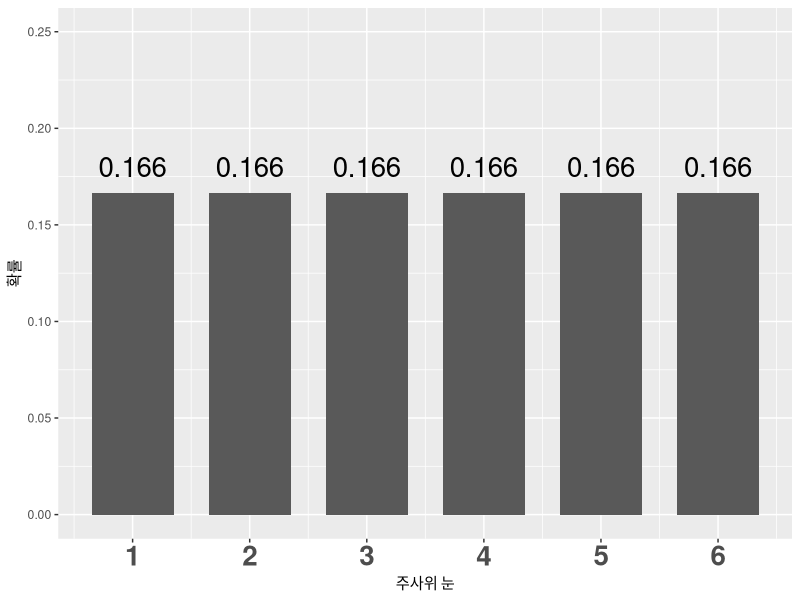
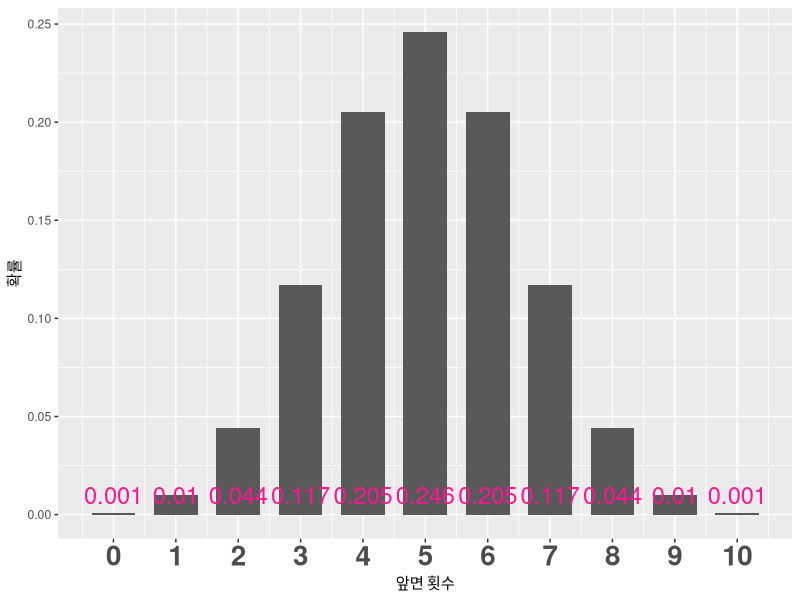
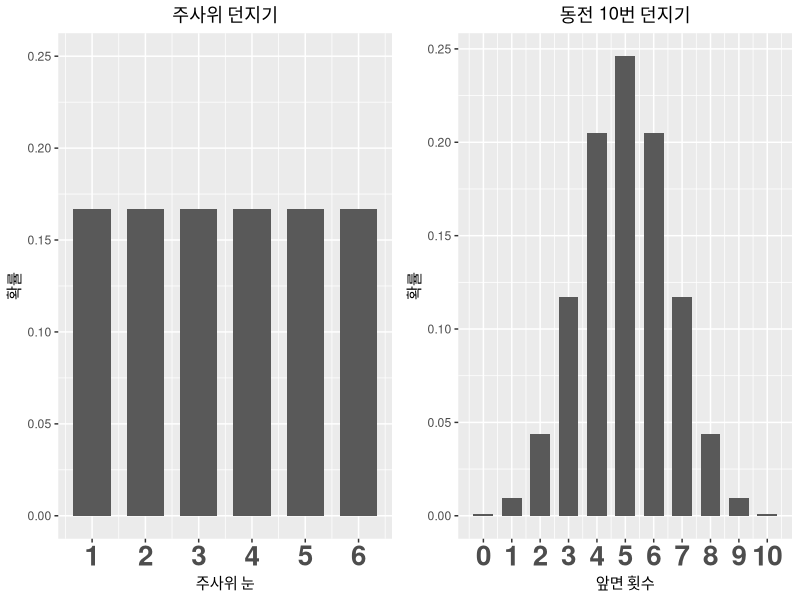
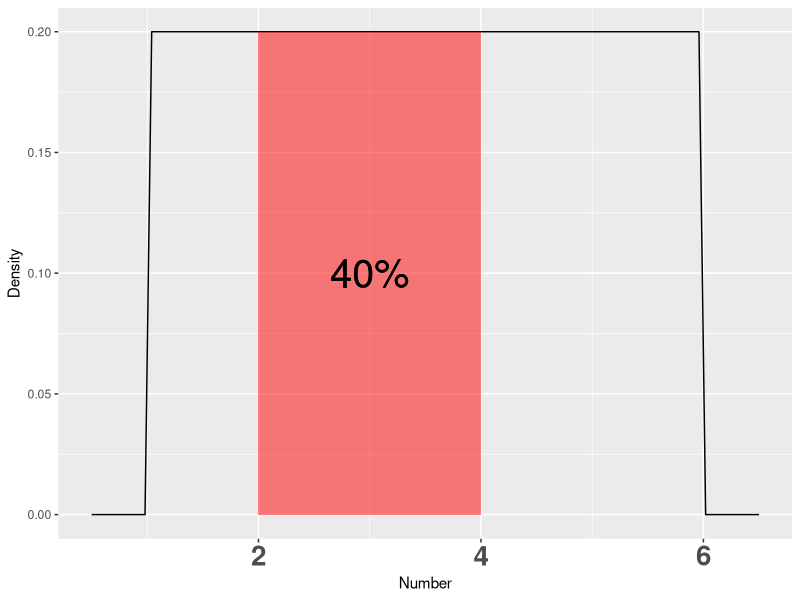
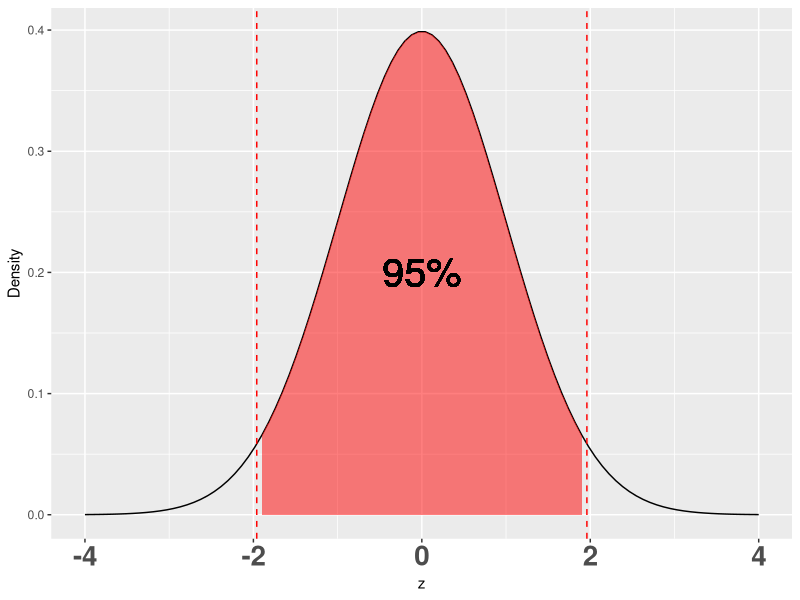
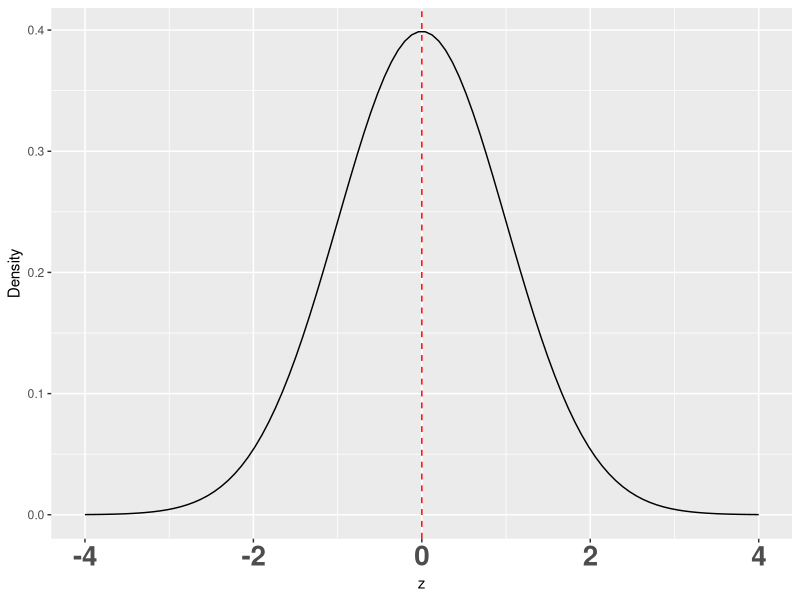
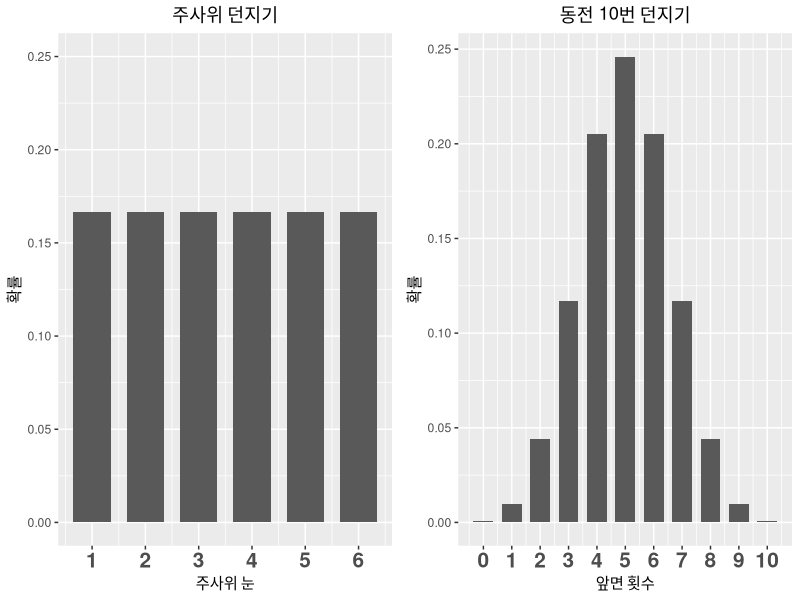
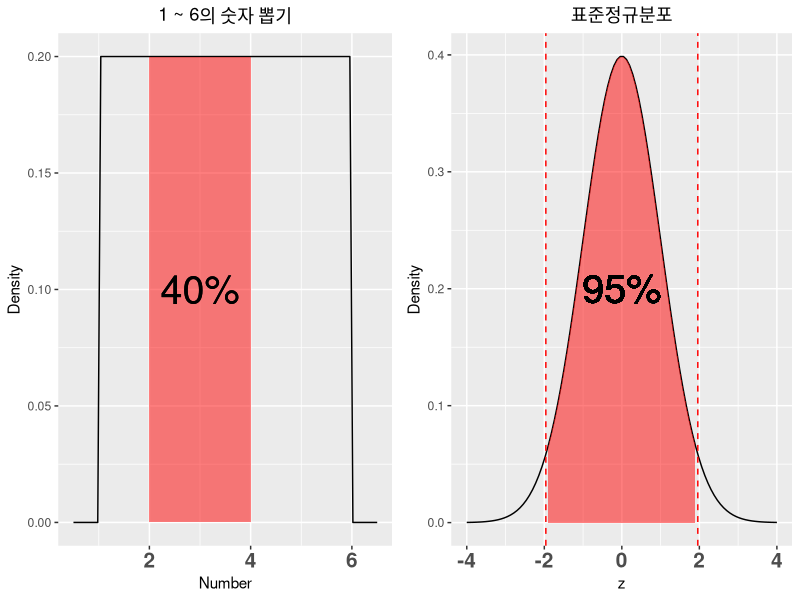

These figures' R source, in order:
## ---- chunk 1
library(ggplot2);library(gridExtra)
n=0:10
f1=data.frame(n=1:6, p=rep(1/6,6))
g1=ggplot(f1,aes(n,p))+geom_bar(stat = "identity",width=0.7)+xlab("주사위 눈")+ylab("확률")+scale_x_continuous(breaks=1:6)+ylim(0,0.25)+geom_text(data = NULL, x = c(1,2,3,4,5,6), y = 0.18, label = "0.166",size=7)+theme(axis.text.x = element_text(size=20,face='bold'))
grid.arrange(g1)
## ---- chunk 2
library(ggplot2);library(gridExtra)
n=0:10
f2=data.frame(n,p=dbinom(n,10,0.5))
g2=ggplot(f2,aes(n,p))+geom_bar(stat = "identity",width=0.7)+xlab("앞면 횟수")+ylab("확률")+scale_x_continuous(breaks=0:10)+geom_text(data = NULL, x = c(0:10), y = 0.01, label = c("0.001", "0.01", "0.044", "0.117", "0.205", "0.246", "0.205", "0.117", "0.044", "0.01", "0.001"),size=6, colour='deeppink')+theme(axis.text.x = element_text(size=20,face='bold'))
grid.arrange(g2)
## ---- chunk 3
library(ggplot2);library(gridExtra)
n=0:10
f1=data.frame(n=1:6,p=rep(1/6,6))
f2=data.frame(n,p=dbinom(n,10,0.5))
g1=ggplot(f1,aes(n,p))+geom_bar(stat = "identity",width=0.7)+xlab("주사위 눈")+ylab("확률")+scale_x_continuous(breaks=1:6)+ylim(0,0.25)+ggtitle("주사위 던지기")+theme(plot.title = element_text(hjust = 0.5))+theme(axis.text.x = element_text(size=20,face='bold'))
g2=ggplot(f2,aes(n,p))+geom_bar(stat = "identity",width=0.7)+xlab("앞면 횟수")+ylab("확률")+scale_x_continuous(breaks=0:10)+ggtitle("동전 10번 던지기")+theme(plot.title = element_text(hjust = 0.5))+theme(axis.text.x = element_text(size=20,face='bold'))
grid.arrange( g1, g2, ncol=2)
## ---- chunk 4
g3= ggplot(data.frame(x=c(0.5,6.5)), aes(x=x)) + stat_function(fun=dunif, args=list(min = 1, max = 6), colour="black") + geom_ribbon(aes(x=c(2,4),ymin=0, ymax=1/5),fill="red",alpha=0.5)+geom_text(data = NULL, x = 3, y = 0.1, label = "40%",size=10)+xlab("Number")+ylab("Density")+theme(axis.text.x =element_text(size=20,face='bold'))
grid.arrange(g3)
## ---- chunk 5
z=seq(-4, 4, length=100)
f3=data.frame(z, p=dnorm(z))
g3=ggplot(f3,aes(z,p))+geom_line()+xlab("z")+ylab("Density")+ geom_ribbon(data=subset(f3, z>-1.96 & z<1.96),aes(x=z,ymax=p),ymin=0,fill="red", alpha=0.5)+geom_text(data = NULL, x = 0, y = 0.2, label = "95%",size=10)+geom_vline(xintercept = c(-1.96,1.96), color = "red", linetype = 2)+theme(axis.text.x =element_text(size=20,face='bold'))
grid.arrange(g3)
## ---- chunk 6
z=seq(-4, 4, length=100)
f3=data.frame(z, p=dnorm(z))
g3=ggplot(f3,aes(z,p))+geom_line()+xlab("z")+ylab("Density")+geom_vline(xintercept = 0, color = "red", linetype = 2)+theme(axis.text.x =element_text(size=20,face='bold'))
grid.arrange(g3)
## ---- chunk 7
library(ggplot2);library(gridExtra)
n=0:10
f1=data.frame(n=1:6,p=rep(1/6,6))
f2=data.frame(n,p=dbinom(n,10,0.5))
g1=ggplot(f1,aes(n,p))+geom_bar(stat = "identity",width=0.7)+xlab("주사위 눈")+ylab("확률")+scale_x_continuous(breaks=1:6)+ylim(0,0.25)+ggtitle("주사위 던지기")+theme(plot.title = element_text(hjust = 0.5))+theme(axis.text.x = element_text(size=15,face='bold'))
g2=ggplot(f2,aes(n,p))+geom_bar(stat = "identity",width=0.7)+xlab("앞면 횟수")+ylab("확률")+scale_x_continuous(breaks=0:10)+ggtitle("동전 10번 던지기")+theme(plot.title = element_text(hjust = 0.5))+theme(axis.text.x = element_text(size=15,face='bold'))
grid.arrange( g1, g2, ncol=2)
## ---- chunk 8
g3= ggplot(data.frame(x=c(0.5,6.5)), aes(x=x)) + stat_function(fun=dunif, args=list(min = 1, max = 6), colour="black") + geom_ribbon(aes(x=c(2,4),ymin=0, ymax=1/5),fill="red",alpha=0.5)+geom_text(data = NULL, x = 3, y = 0.1, label = "40%",size=10)+xlab("Number")+ylab("Density")+theme(axis.text.x =element_text(size=15,face='bold'))+ggtitle("1 ~ 6의 숫자 뽑기")+theme(plot.title = element_text(hjust = 0.5))
z=seq(-4, 4, length=100)
f3=data.frame(z, p=dnorm(z))
g4=ggplot(f3,aes(z,p))+geom_line()+xlab("z")+ylab("Density")+ geom_ribbon(data=subset(f3, z>-1.96 & z<1.96),aes(x=z,ymax=p),ymin=0,fill="red", alpha=0.5)+geom_text(data = NULL, x = 0, y = 0.2, label = "95%",size=10)+geom_vline(xintercept = c(-1.96,1.96), color = "red", linetype = 2)+theme(axis.text.x =element_text(size=15,face='bold'))+ggtitle("표준정규분포")+theme(plot.title = element_text(hjust = 0.5))
grid.arrange(g3,g4, ncol=2)
## ---- chunk 9
p=seq(0.2,0.6,0.001)
L=choose(1000,400)*p^400*(1-p)^600
g5=ggplot(data.frame(p,L),aes(p,L))+geom_line()+xlab(expression(italic(p)))+ylab(expression(italic(L)))+theme(axis.text.x =element_text(size=15,face='bold'))
grid.arrange(g5)
## ---- chunk 10
mu=seq(178,182,0.01)
L=1/sqrt(2*pi)^5 * exp(-((mu-178)^2+(mu-179)^2++(mu-180)^2+(mu-181)^2++(mu-182)^2)/2)
ggplot(data.frame(mu,L),aes(mu,L))+geom_line()+xlab(expression(paste("실제 키(",mu,")",sep="")))+ylab(expression(italic(L)))+theme(axis.text.x =element_text(size=15,face='bold'))
## ---- chunk 11
library(ggplot2);library(gridExtra)
coin_plot=function(n=10,xl=c(0,10)){
  bin=1:n
  coinplot=ggplot(data.frame(bin,p=dbinom(bin,max(bin),0.5)),aes(bin,p))+geom_bar(stat = "identity",width=0.7)+xlab("앞면 횟수")+ylab("확률")+ggtitle(paste("동전 ",max(bin),"번 던지기",sep=""))+xlim(xl)+theme(plot.title = element_text(hjust = 0.5))+theme(axis.text.x = element_text(size=15,face='bold'))
  return(coinplot)
}

z=seq(450,550)
nplot=ggplot(data.frame(z,p=dnorm(z,mean=500,sd=sqrt(250))),aes(z,p))+geom_line()+ggtitle(expression(paste("정규분포: ",italic(N)(500,250),sep="")))+xlab(expression(z))+ylab("Density")+theme(plot.title = element_text(hjust = 0.5))+theme(axis.text.x = element_text(size=15,face='bold'))

grid.arrange(coin_plot(100,xl=c(30,70)),coin_plot(500,xl=c(215,285)),coin_plot(1000,xl=c(450,550)),nplot, ncol=2)

## ---- chunk 12
ju_plot=function(n=10,xl=c(0,10)){
  bin=1:n
  coinplot=ggplot(data.frame(bin,p=dbinom(bin,max(bin),1/6)),aes(bin,p))+geom_bar(stat = "identity",width=0.7)+xlab("1이 나온 횟수")+ylab("확률")+ggtitle(paste("주사위 ",max(bin),"번 던지기",sep=""))+xlim(xl)+theme(plot.title = element_text(hjust = 0.5))+theme(axis.text.x = element_text(size=15,face='bold'))
  return(coinplot)
}

ju_plot2=function(n=10,xl=c(0,10)){
  bin=1:n
  coinplot=ggplot(data.frame(bin,p=dbinom(bin,max(bin),1/6)),aes(bin,p))+geom_bar(stat = "identity",width=0.7)+xlab("1이 나온 횟수")+ylab("확률")+ggtitle(paste("주사위 ",max(bin),"번 던지기",sep=""))+xlim(xl)+theme(plot.title = element_text(hjust = 0.5))+theme(axis.text.x = element_text(size=15,face='bold'))+scale_x_continuous(breaks=c(0,2,4,6,8,10))
  return(coinplot)
}

z=seq(60,140)
jnplot=ggplot(data.frame(z,p=dnorm(z,mean=100,sd=sqrt(250/3))),aes(z,p))+geom_line()+ggtitle(expression(paste("정규분포: ",italic(N)(100,83.3),sep="")))+xlab(expression(z))+ylab("Density")+theme(plot.title = element_text(hjust = 0.5))+theme(axis.text.x = element_text(size=15,face='bold'))

grid.arrange(ju_plot2(10,xl=c(0,10)),ju_plot(60,xl=c(0,20)),ju_plot(600,xl=c(60,140)),jnplot, ncol=2)

## ---- chunk 13
sample_mean=function(n=10){
  x=rbinom(n,1,0.4)
  return(mean(x))
}


f1=data.frame(n=c("앞면","뒷면"),p=c(0.4,0.6))
g1=ggplot(f1,aes(n,p))+geom_bar(stat = "identity",width=0.3) +ylab("확률")+ggtitle("일그러진 동전의 확률분포")+annotate("text",  x=Inf, y = Inf, label ="평균: 0.4\n분산: 0.24", vjust=1.5, hjust=1)+theme(plot.title = element_text(hjust = 0.5))+theme(axis.text.x = element_text(size=15,face='bold'))


xl=c(0,0.8)
mean_vec=sapply(1:10000,function(x){sample_mean(10)})
legends=paste("평균: ",round(mean(mean_vec),2),"\n분산: ",round(var(mean_vec),4),sep="")
g2=ggplot(data.frame(mean_vec),aes(mean_vec))+geom_histogram(aes(y=..density..),bins=20)+xlim(xl)+xlab("표본평균")+ggtitle("10번 던진 평균들의 분포")+ylab("Density")+annotate("text",  x=Inf, y = Inf, label = legends, vjust=1.5, hjust=1)+theme(plot.title = element_text(hjust = 0.5))+theme(axis.text.x = element_text(size=15,face='bold'))

mean_vec=sapply(1:10000,function(x){sample_mean(30)})
legends=paste("평균: ",round(mean(mean_vec),2),"\n분산: ",round(var(mean_vec),4),sep="")
g3=ggplot(data.frame(mean_vec),aes(mean_vec))+geom_histogram(aes(y=..density..),bins=40)+xlim(xl)+xlab("표본평균")+ggtitle("30번 던진 평균들의 분포")+ylab("Density")+annotate("text",  x=Inf, y = Inf, label = legends, vjust=1.5, hjust=1)+theme(plot.title = element_text(hjust = 0.5))+theme(axis.text.x = element_text(size=15,face='bold'))

mean_vec=sapply(1:10000,function(x){sample_mean(100)})
legends=paste("평균: ",round(mean(mean_vec),2),"\n분산: ",round(var(mean_vec),4),sep="")
g4=ggplot(data.frame(mean_vec),aes(mean_vec))+geom_histogram(aes(y=..density..),bins=90)+geom_density()+xlim(xl)+xlab("표본평균")+ggtitle("100번 던진 평균들의 분포")+ylab("Density")+annotate("text",  x=Inf, y = Inf, label = legends, vjust=1.5, hjust=1)+theme(plot.title = element_text(hjust = 0.5))+theme(axis.text.x = element_text(size=15,face='bold'))

grid.arrange(g1,g2,g3,g4)
## ---- chunk 14
sample_mean=function(n=10){
  x=sample(1:6,n,replace=T)
  return(mean(x))
}

f1=data.frame(n=1:6,p=rep(1/6,6))
g1=ggplot(f1,aes(n,p))+geom_bar(stat = "identity",width=0.7)+xlab("주사위 눈")+ylab("확률")+scale_x_continuous(breaks=1:6)+ylim(0,0.25)+ggtitle("주사위 눈의 확률분포")+annotate("text",  x=Inf, y = Inf, label ="평균: 3.5\n분산: 2.92", vjust=1.5, hjust=1)+theme(plot.title = element_text(hjust = 0.5))+theme(axis.text.x = element_text(size=15,face='bold'))

xl=c(2,5)
mean_vec=sapply(1:10000,function(x){sample_mean(10)})
legends=paste("평균: ",round(mean(mean_vec),2),"\n분산: ",round(var(mean_vec),3),sep="")
g2=ggplot(data.frame(mean_vec),aes(mean_vec))+geom_histogram(aes(y=..density..),bins=30)+geom_density()+xlim(xl)+xlab("표본평균")+ggtitle("10번 던진 평균들의 분포")+ylab("Density")+annotate("text",  x=Inf, y = Inf, label = legends, vjust=1.5, hjust=1)+theme(plot.title = element_text(hjust = 0.5))+theme(axis.text.x = element_text(size=15,face='bold'))

mean_vec=sapply(1:10000,function(x){sample_mean(30)})
legends=paste("평균: ",round(mean(mean_vec),2),"\n분산: ",round(var(mean_vec),3),sep="")
g3=ggplot(data.frame(mean_vec),aes(mean_vec))+geom_histogram(aes(y=..density..),bins=45)+geom_density()+xlim(xl)+xlab("표본평균")+ggtitle("30번 던진 평균들의 분포")+ylab("Density")+annotate("text",  x=Inf, y = Inf, label = legends, vjust=1.5, hjust=1)+theme(plot.title = element_text(hjust = 0.5))+theme(axis.text.x = element_text(size=15,face='bold'))

mean_vec=sapply(1:10000,function(x){sample_mean(100)})
legends=paste("평균: ",round(mean(mean_vec),2),"\n분산: ",round(var(mean_vec),3),sep="")
g4=ggplot(data.frame(mean_vec),aes(mean_vec))+geom_histogram(aes(y=..density..),bins=60)+geom_density()+xlim(xl)+xlab("표본평균")+ggtitle("100번 던진 평균들의 분포")+ylab("Density")+annotate("text",  x=Inf, y = Inf, label = legends, vjust=1.5, hjust=1)+theme(plot.title = element_text(hjust = 0.5))+theme(axis.text.x = element_text(size=15,face='bold'))

grid.arrange(g1,g2,g3,g4)
## ---- chunk 15
sample_mean=function(n=30){
  x=rnorm(n)
  return(mean(x))
}

z=seq(-4, 4,0.01)
f3=data.frame(z, p=dnorm(z))
g1=ggplot(f3,aes(z,p))+geom_line()+xlab("z")+ylab("Density")+ggtitle("표준 정규분포의 확률분포")+annotate("text",  x=Inf, y = Inf, label ="평균: 0\n분산: 1", vjust=1.5, hjust=1)+theme(plot.title = element_text(hjust = 0.5))+theme(axis.text.x = element_text(size=15,face='bold'))

xl=c(-.75,.75)
mean_vec=sapply(1:10000,function(x){sample_mean(10)})
legends=paste("평균: ",round(mean(mean_vec),2),"\n분산: ",round(var(mean_vec),3),sep="")
g2=ggplot(data.frame(mean_vec),aes(mean_vec))+geom_histogram(aes(y=..density..),bins=30)+geom_density()+xlim(xl)+xlab("표본평균")+ggtitle("10번 던진 평균들의 분포")+ylab("Density")+annotate("text",  x=Inf, y = Inf, label = legends, vjust=1.5, hjust=1)+theme(plot.title = element_text(hjust = 0.5))+theme(axis.text.x = element_text(size=15,face='bold'))

mean_vec=sapply(1:10000,function(x){sample_mean(30)})
legends=paste("평균: ",round(mean(mean_vec),2),"\n분산: ",round(var(mean_vec),3),sep="")
g3=ggplot(data.frame(mean_vec),aes(mean_vec))+geom_histogram(aes(y=..density..),bins=45)+geom_density()+xlim(xl)+xlab("표본평균")+ggtitle("30번 던진 평균들의 분포")+ylab("Density")+annotate("text",  x=Inf, y = Inf, label = legends, vjust=1.5, hjust=1)+theme(plot.title = element_text(hjust = 0.5))+theme(axis.text.x = element_text(size=15,face='bold'))

mean_vec=sapply(1:10000,function(x){sample_mean(100)})
legends=paste("평균: ",round(mean(mean_vec),2),"\n분산: ",round(var(mean_vec),3),sep="")
g4=ggplot(data.frame(mean_vec),aes(mean_vec))+geom_histogram(aes(y=..density..),bins=80)+geom_density()+xlim(xl)+xlab("표본평균")+ggtitle("100번 던진 평균들의 분포")+ylab("Density")+ylab("Density")+annotate("text",  x=Inf, y = Inf, label = legends, vjust=1.5, hjust=1)+theme(plot.title = element_text(hjust = 0.5))+theme(axis.text.x = element_text(size=15,face='bold'))

grid.arrange(g1,g2,g3,g4)
## ---- chunk 16
sample_mean=function(n=30){
  x=rchisq(n,df=1)
  return(mean(x))
}

z=seq(0.5, 8,0.01)
f3=data.frame(z, p=dchisq(z,df=1))
g1=ggplot(f3,aes(z,p))+geom_line()+xlab("z")+ylab("Density")+ggtitle("카이제곱분포(자유도 1) 의 확률분포")+annotate("text",  x=Inf, y = Inf, label ="평균: 1\n분산: 2", vjust=1.5, hjust=1)+theme(plot.title = element_text(hjust = 0.5))+theme(axis.text.x = element_text(size=15,face='bold'))

xl=c(0,2)
mean_vec=sapply(1:10000,function(x){sample_mean(10)})
legends=paste("평균: ",round(mean(mean_vec),2),"\n분산: ",round(var(mean_vec),3),sep="")
g2=ggplot(data.frame(mean_vec),aes(mean_vec))+geom_histogram(aes(y=..density..),bins=50)+geom_density()+xlim(xl)+xlab("표본평균")+ggtitle("10번 던진 평균들의 분포")+ylab("Density")+annotate("text",  x=Inf, y = Inf, label = legends, vjust=1.5, hjust=1)+theme(plot.title = element_text(hjust = 0.5))+theme(axis.text.x = element_text(size=15,face='bold'))

mean_vec=sapply(1:10000,function(x){sample_mean(30)})
legends=paste("평균: ",round(mean(mean_vec),2),"\n분산: ",round(var(mean_vec),3),sep="")
g3=ggplot(data.frame(mean_vec),aes(mean_vec))+geom_histogram(aes(y=..density..),bins=100)+geom_density()+xlim(xl)+xlab("표본평균")+ggtitle("30번 던진 평균들의 분포")+ylab("Density")+annotate("text",  x=Inf, y = Inf, label = legends, vjust=1.5, hjust=1)+theme(plot.title = element_text(hjust = 0.5))+theme(axis.text.x = element_text(size=15,face='bold'))

mean_vec=sapply(1:10000,function(x){sample_mean(100)})
legends=paste("평균: ",round(mean(mean_vec),2),"\n분산: ",round(var(mean_vec),3),sep="")
g4=ggplot(data.frame(mean_vec),aes(mean_vec))+geom_histogram(aes(y=..density..),bins=200)+geom_density()+xlim(xl)+xlab("표본평균")+ggtitle("100번 던진 평균들의 분포")+ylab("Density")+annotate("text",  x=Inf, y = Inf, label = legends, vjust=1.5, hjust=1)+theme(plot.title = element_text(hjust = 0.5))+theme(axis.text.x = element_text(size=15,face='bold'))

grid.arrange(g1,g2,g3,g4)
## ---- chunk 17
sample_mean=function(n=10){
  x=rbinom(n,1,0.4)
  return(mean(x))
}

z=seq(0,0.8,0.01)
d10=dnorm(z,mean=0.4,sd=sqrt(0.024))
d30=dnorm(z,mean=0.4,sd=sqrt(0.008))
d100=dnorm(z,mean=0.4,sd=sqrt(0.0024))
pct10=1-2*pnorm(0.2,mean=0.4,sd=sqrt(0.024));pct10=paste(round(100*pct10,1),"%",sep="")
pct30=1-2*pnorm(0.2,mean=0.4,sd=sqrt(0.008));pct30=paste(round(100*pct30,1),"%",sep="")
pct100=1-2*pnorm(0.2,mean=0.4,sd=sqrt(0.0024));pct100=paste(round(100*pct100,3),"%",sep="")


f1=data.frame(n=c("앞면","뒷면"),p=c(0.4,0.6))
g1=ggplot(f1,aes(n,p))+geom_bar(stat = "identity",width=0.3) +ylab("확률")+ggtitle("찌그러진 동전 던지기의 확률분포")+annotate("text",  x=Inf, y = Inf, label ="평균: 0.4\n분산: 0.24", vjust=1.5, hjust=1)


xl=c(0,0.8)
g2=ggplot(data.frame(z,d10),aes(z,d10))+geom_line()+xlim(xl)+xlab("표본평균")+ggtitle("10번 던진 평균들")+ylab("Density")+ geom_ribbon(data=subset(data.frame(z,d10), z>=0.2 & z<=0.6),aes(x=z,ymax=d10),ymin=0,fill="red", alpha=0.5)+geom_text(data = NULL, x = 0.4, y = 0.4, label = pct10,size=6)+theme(plot.title = element_text(hjust = 0.5))+theme(axis.text.x = element_text(size=15,face='bold'))+geom_vline(xintercept = 0.6, color = "red", linetype = 2)

g3=ggplot(data.frame(z,d30),aes(z,d30))+geom_line()+xlim(xl)+xlab("표본평균")+ggtitle("30번 던진 평균들")+ylab("Density")+geom_ribbon(data=subset(data.frame(z,d30), z>=0.2 & z<=0.6),aes(x=z,ymax=d30),ymin=0,fill="red", alpha=0.5)+geom_text(data = NULL, x = 0.4, y = 0.5, label = pct30,size=6)+theme(plot.title = element_text(hjust = 0.5))+theme(axis.text.x = element_text(size=15,face='bold'))+geom_vline(xintercept = 0.6, color = "red", linetype = 2)

g4=ggplot(data.frame(z,d100),aes(z,d100))+geom_line()+xlim(xl)+xlab("표본평균")+ggtitle("100번 던진 평균들")+ylab("Density")+geom_ribbon(data=subset(data.frame(z,d100), z>=0.2 & z<=0.6),aes(x=z,ymax=d100),ymin=0,fill="red", alpha=0.5)+geom_text(data = NULL, x = 0.4, y = 1, label = pct100,size=6)+theme(plot.title = element_text(hjust = 0.5))+theme(axis.text.x = element_text(size=15,face='bold'))+geom_vline(xintercept = 0.6, color = "red", linetype = 2)


grid.arrange(g2,g3,g4,ncol=3)
